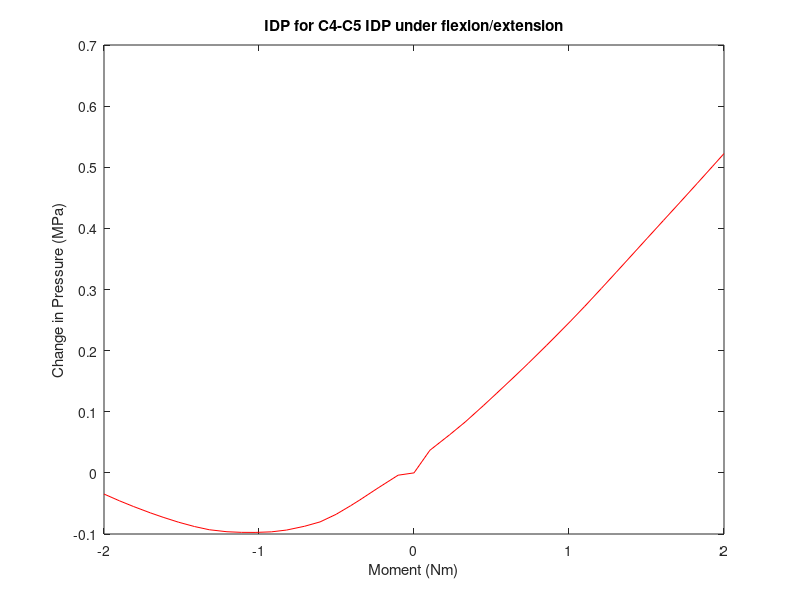

Here is the MATLAB script that generated this plot: (Note: this script raises an error after producing the figure.)
%% this script plots average IDP for the c3-c4 nucleus pulposus under flexion/extension, lateral bending, and axial rotation
% model 1
%% flexion/extension (4n4p) c3-c4 Average IDP
%4n
p4n=[0.270735 0.266937 0.246272 0.226473 0.217129 0.20295 0.190548 0.183424 0.177194 0.17426 0.173332 0.173438 0.174432 0.177712 0.182971 0.189952 0.198075 0.205344 0.215784 0.225001 0.236117];
x4n=[2 2.05126 2.11533 2.17471 2.20404 2.25121 2.30289 2.35286 2.41117 2.46025 2.51267 2.5564 2.60334 2.66048 2.70822 2.759 2.80923 2.85061 2.90524 2.95003 3];

%4p
p4p=[0.270735 0.307713 0.333237 0.35409 0.381196 0.401064 0.429332 0.449829 0.479462 0.49286 0.519565 0.54319 0.572541 0.599176 0.625827 0.654318 0.683605 0.713487 0.744274 0.771611 0.793106 ];
x4p=[2 2.05126 2.11533 2.16533 2.2247 2.26689 2.32627 2.36846 2.42783 2.4542 2.50615 2.55076 2.60453 2.65273 2.70062 2.75176 2.80444 2.85837 2.91342 2.96196 3];

% delta loop
for n=1:20
    p4n1(n)=[p4n(n+1)-p4n(1)];
    p4p1(n)=[p4p(n+1)-p4p(1)];
end

% zero data and join
x4n1=-2*(x4n-2);
x4p1=[(x4p-2)*2];
p4p2=[0,p4p1];
x4=[flip(x4n1(2:21)),x4p1];
p4=[flip(p4n1),p4p2];

%plot
figure(1)
f2=plot(x4,p4,'r');
ylabel('Change in Pressure (MPa)')
xlabel('Moment (Nm)')
title('IDP for C4-C5 IDP under flexion/extension')
legend([f1,f2],'intact','model 1')
hold on
%% lateral bending (5n5p) c3-c4 Average IDP
%5n
p5n=[0.270735 0.291444 0.296756 0.30016 0.304327 0.306037 0.308915 0.310829 0.31239 0.313504 0.314255 0.314644 0.314599 0.314304 0.313676 0.313274 0.313258 0.313546 0.314362 0.316168 0.316366];
x5n=[2 2.05126 2.11533 2.16533 2.2247 2.25107 2.30644 2.35622 2.40972 2.46023 2.50711 2.55164 2.60232 2.65142 2.72191 2.77012 2.80437 2.86374 2.90593 2.9903 3];

%5p
p5p=[0.270735 0.285635 0.283587 0.281587 0.280129 0.278781 0.277787 0.276685 0.275392 0.274041 0.272309 0.270623 0.26868 0.266274 0.264738 0.263074 0.261145 0.259453 0.257665 0.256271 0.254991];
x5p=[2 2.05126 2.10091 2.15165 2.20195 2.26309 2.30825 2.35242 2.40115 2.45206 2.50453 2.55201 2.60315 2.66299 2.70555 2.75188 2.8058 2.85226 2.9048 2.95124 3 ];

% delta loop
for n=1:20
    p5n1(n)=[p5n(n+1)-p5n(1)];
    p5p1(n)=[p5p(n+1)-p5p(1)];
end

% zero data and join
x5n1=-2*(x5n-2);
x5p1=[(x5p-2)*2];
p5p2=[0,p5p1];
x5=[flip(x5n1(2:21)),x5p1];
p5=[flip(p5n1),p5p2];

%plot
figure(2)
d2=plot(x5,p5,'r');
ylabel('Change in Pressure (MPa)')
xlabel('Moment (Nm)')
title('IDP for C4-C5 IDP under lateral bending')
legend([d1,d2],'intact','model 1')
hold on
%% axial rotation (6n6p) c3-c4 Average IDP
%6n
p6n=[0.270735 0.290314 0.293307 0.295421 0.298406 0.301443 0.304821 0.30868 0.314164 0.316973 0.320945 0.324554 0.329143 0.332351 0.335565 0.342199 0.345747 0.349456 0.352775 0.358416 0.361399];
x6n=[2 2.0523 2.11876 2.16162 2.21039 2.25339 2.30021 2.35024 2.42245 2.45953 2.51292 2.56096 2.62034 2.66253 2.70471 2.78909 2.83128 2.87346 2.91038 2.9697 3];

%6p
p6p=[0.270735 0.28757 0.287406 0.287561 0.288048 0.288806 0.289915 0.291203 0.292285 0.294357 0.295995 0.296954 0.29829 0.299668 0.301023 0.30262 0.303676 0.305688 0.307265 0.308414 0.309815];
x6p=[2 2.05126 2.10091 2.15535 2.20061 2.25209 2.30561 2.36555 2.40191 2.4653 2.51879 2.5529 2.60117 2.65273 2.7052 2.76398 2.80076 2.87223 2.92223 2.95699 3];

% delta loop
for n=1:20
    p6n1(n)=[p6n(n+1)-p6n(1)];
    p6p1(n)=[p6p(n+1)-p6p(1)];
end

% zero data and join
x6n1=-2*(x6n-2);
x6p1=[(x6p-2)*2];
p6p2=[0,p6p1];
x6=[flip(x6n1(2:21)),x6p1];
p6=[flip(p6n1),p6p2];

%plot
figure(3)
s2=plot(x6,p6,'r');
ylabel('Change in Pressure (MPa)')
xlabel('Moment (Nm)')
title('IDP for C4-C5 under axial rotation')
legend([s1,s2],'intact','model 1')
hold on
